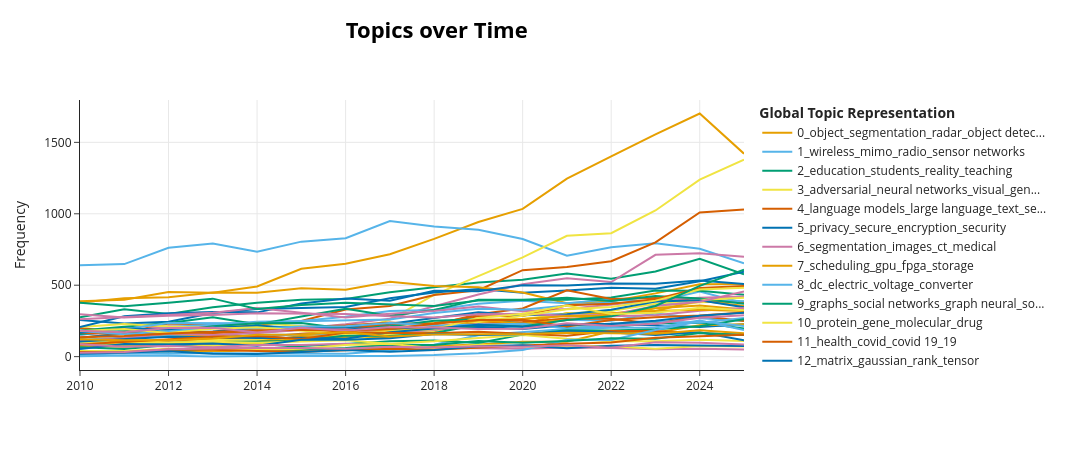

Here is the notebook cell this chart was saved with:
### Code cell
topics_over_time = topic_model.topics_over_time(
    docs,
    timestamps=df_sample["year"].tolist()
)

topic_model.visualize_topics_over_time(topics_over_time)
